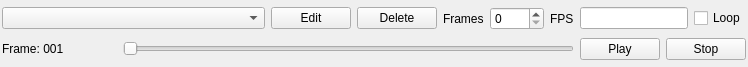
<?xml version="1.0" encoding="UTF-8"?>
<ui version="4.0">
 <class>AnimWidgetBase</class>
 <widget class="QWidget" name="AnimWidgetBase">
  <property name="geometry">
   <rect>
    <x>0</x>
    <y>0</y>
    <width>748</width>
    <height>67</height>
   </rect>
  </property>
  <property name="sizePolicy">
   <sizepolicy hsizetype="MinimumExpanding" vsizetype="Minimum">
    <horstretch>0</horstretch>
    <verstretch>0</verstretch>
   </sizepolicy>
  </property>
  <property name="windowTitle">
   <string>Animation</string>
  </property>
  <layout class="QVBoxLayout">
   <property name="spacing">
    <number>3</number>
   </property>
   <property name="leftMargin">
    <number>2</number>
   </property>
   <property name="topMargin">
    <number>2</number>
   </property>
   <property name="rightMargin">
    <number>2</number>
   </property>
   <property name="bottomMargin">
    <number>2</number>
   </property>
   <item>
    <layout class="QHBoxLayout">
     <property name="leftMargin">
      <number>0</number>
     </property>
     <property name="topMargin">
      <number>0</number>
     </property>
     <property name="rightMargin">
      <number>0</number>
     </property>
     <property name="bottomMargin">
      <number>0</number>
     </property>
     <item>
      <widget class="QComboBox" name="m_animName">
       <property name="sizePolicy">
        <sizepolicy hsizetype="Expanding" vsizetype="Fixed">
         <horstretch>0</horstretch>
         <verstretch>0</verstretch>
        </sizepolicy>
       </property>
       <property name="minimumSize">
        <size>
         <width>140</width>
         <height>0</height>
        </size>
       </property>
      </widget>
     </item>
     <item>
      <widget class="QPushButton" name="m_editButton">
       <property name="toolTip">
        <string>Edit Animation</string>
       </property>
       <property name="text">
        <string>Edit</string>
       </property>
      </widget>
     </item>
     <item>
      <widget class="QPushButton" name="m_deleteButton">
       <property name="toolTip">
        <string>Delete Animation</string>
       </property>
       <property name="text">
        <string>Delete</string>
       </property>
      </widget>
     </item>
     <item>
      <widget class="QLabel" name="TextLabel1">
       <property name="text">
        <string>Frames</string>
       </property>
       <property name="wordWrap">
        <bool>false</bool>
       </property>
      </widget>
     </item>
     <item>
      <widget class="MyQSpinBox" name="m_frameCount">
       <property name="maximum">
        <number>9999</number>
       </property>
      </widget>
     </item>
     <item>
      <widget class="QLabel" name="TextLabel3">
       <property name="text">
        <string>FPS</string>
       </property>
       <property name="wordWrap">
        <bool>false</bool>
       </property>
      </widget>
     </item>
     <item>
      <widget class="QLineEdit" name="m_fps">
       <property name="sizePolicy">
        <sizepolicy hsizetype="Fixed" vsizetype="Fixed">
         <horstretch>0</horstretch>
         <verstretch>0</verstretch>
        </sizepolicy>
       </property>
      </widget>
     </item>
     <item>
      <widget class="QCheckBox" name="m_loop">
       <property name="text">
        <string>Loop</string>
       </property>
      </widget>
     </item>
    </layout>
   </item>
   <item>
    <layout class="QHBoxLayout">
     <property name="leftMargin">
      <number>0</number>
     </property>
     <property name="topMargin">
      <number>0</number>
     </property>
     <property name="rightMargin">
      <number>0</number>
     </property>
     <property name="bottomMargin">
      <number>0</number>
     </property>
     <item>
      <widget class="QLabel" name="m_countLabel">
       <property name="sizePolicy">
        <sizepolicy hsizetype="Fixed" vsizetype="Preferred">
         <horstretch>0</horstretch>
         <verstretch>0</verstretch>
        </sizepolicy>
       </property>
       <property name="minimumSize">
        <size>
         <width>115</width>
         <height>0</height>
        </size>
       </property>
       <property name="text">
        <string notr="true">Frame: 001</string>
       </property>
       <property name="wordWrap">
        <bool>false</bool>
       </property>
      </widget>
     </item>
     <item>
      <widget class="QSlider" name="m_countSlider">
       <property name="maximum">
        <number>29</number>
       </property>
       <property name="orientation">
        <enum>Qt::Horizontal</enum>
       </property>
       <property name="tickInterval">
        <number>1</number>
       </property>
      </widget>
     </item>
     <item>
      <widget class="QPushButton" name="m_play">
       <property name="text">
        <string>Play</string>
       </property>
      </widget>
     </item>
     <item>
      <widget class="QPushButton" name="m_stop">
       <property name="text">
        <string>Stop</string>
       </property>
      </widget>
     </item>
    </layout>
   </item>
  </layout>
 </widget>
 <layoutdefault spacing="6" margin="11"/>
 <customwidgets>
  <customwidget>
   <class>MyQSpinBox</class>
   <extends>QSpinBox</extends>
   <header>miscwidgets.h</header>
  </customwidget>
 </customwidgets>
 <includes>
  <include location="local">miscwidgets.h</include>
 </includes>
 <resources/>
 <connections>
  <connection>
   <sender>m_animName</sender>
   <signal>activated(int)</signal>
   <receiver>AnimWidgetBase</receiver>
   <slot>nameSelected(int)</slot>
   <hints>
    <hint type="sourcelabel">
     <x>20</x>
     <y>20</y>
    </hint>
    <hint type="destinationlabel">
     <x>20</x>
     <y>20</y>
    </hint>
   </hints>
  </connection>
  <connection>
   <sender>m_fps</sender>
   <signal>textChanged(QString)</signal>
   <receiver>AnimWidgetBase</receiver>
   <slot>changeFPS()</slot>
   <hints>
    <hint type="sourcelabel">
     <x>20</x>
     <y>20</y>
    </hint>
    <hint type="destinationlabel">
     <x>20</x>
     <y>20</y>
    </hint>
   </hints>
  </connection>
  <connection>
   <sender>m_loop</sender>
   <signal>toggled(bool)</signal>
   <receiver>AnimWidgetBase</receiver>
   <slot>loopToggled(bool)</slot>
   <hints>
    <hint type="sourcelabel">
     <x>20</x>
     <y>20</y>
    </hint>
    <hint type="destinationlabel">
     <x>20</x>
     <y>20</y>
    </hint>
   </hints>
  </connection>
  <connection>
   <sender>m_play</sender>
   <signal>clicked()</signal>
   <receiver>AnimWidgetBase</receiver>
   <slot>playClicked()</slot>
   <hints>
    <hint type="sourcelabel">
     <x>20</x>
     <y>20</y>
    </hint>
    <hint type="destinationlabel">
     <x>20</x>
     <y>20</y>
    </hint>
   </hints>
  </connection>
  <connection>
   <sender>m_stop</sender>
   <signal>clicked()</signal>
   <receiver>AnimWidgetBase</receiver>
   <slot>stopClicked()</slot>
   <hints>
    <hint type="sourcelabel">
     <x>20</x>
     <y>20</y>
    </hint>
    <hint type="destinationlabel">
     <x>20</x>
     <y>20</y>
    </hint>
   </hints>
  </connection>
  <connection>
   <sender>m_frameCount</sender>
   <signal>valueChanged(int)</signal>
   <receiver>AnimWidgetBase</receiver>
   <slot>changeFrameCount()</slot>
   <hints>
    <hint type="sourcelabel">
     <x>20</x>
     <y>20</y>
    </hint>
    <hint type="destinationlabel">
     <x>20</x>
     <y>20</y>
    </hint>
   </hints>
  </connection>
  <connection>
   <sender>m_frameCount</sender>
   <signal>focusIn()</signal>
   <receiver>AnimWidgetBase</receiver>
   <slot>changeFrameCountFocusIn()</slot>
   <hints>
    <hint type="sourcelabel">
     <x>20</x>
     <y>20</y>
    </hint>
    <hint type="destinationlabel">
     <x>20</x>
     <y>20</y>
    </hint>
   </hints>
  </connection>
  <connection>
   <sender>m_frameCount</sender>
   <signal>focusOut()</signal>
   <receiver>AnimWidgetBase</receiver>
   <slot>changeFrameCountFocusOut()</slot>
   <hints>
    <hint type="sourcelabel">
     <x>20</x>
     <y>20</y>
    </hint>
    <hint type="destinationlabel">
     <x>20</x>
     <y>20</y>
    </hint>
   </hints>
  </connection>
  <connection>
   <sender>m_countSlider</sender>
   <signal>valueChanged(int)</signal>
   <receiver>AnimWidgetBase</receiver>
   <slot>setCurrentFrame(int)</slot>
   <hints>
    <hint type="sourcelabel">
     <x>20</x>
     <y>20</y>
    </hint>
    <hint type="destinationlabel">
     <x>20</x>
     <y>20</y>
    </hint>
   </hints>
  </connection>
  <connection>
   <sender>m_editButton</sender>
   <signal>clicked()</signal>
   <receiver>AnimWidgetBase</receiver>
   <slot>editClicked()</slot>
   <hints>
    <hint type="sourcelabel">
     <x>20</x>
     <y>20</y>
    </hint>
    <hint type="destinationlabel">
     <x>20</x>
     <y>20</y>
    </hint>
   </hints>
  </connection>
  <connection>
   <sender>m_deleteButton</sender>
   <signal>clicked()</signal>
   <receiver>AnimWidgetBase</receiver>
   <slot>deleteClicked()</slot>
   <hints>
    <hint type="sourcelabel">
     <x>20</x>
     <y>20</y>
    </hint>
    <hint type="destinationlabel">
     <x>20</x>
     <y>20</y>
    </hint>
   </hints>
  </connection>
 </connections>
</ui>
